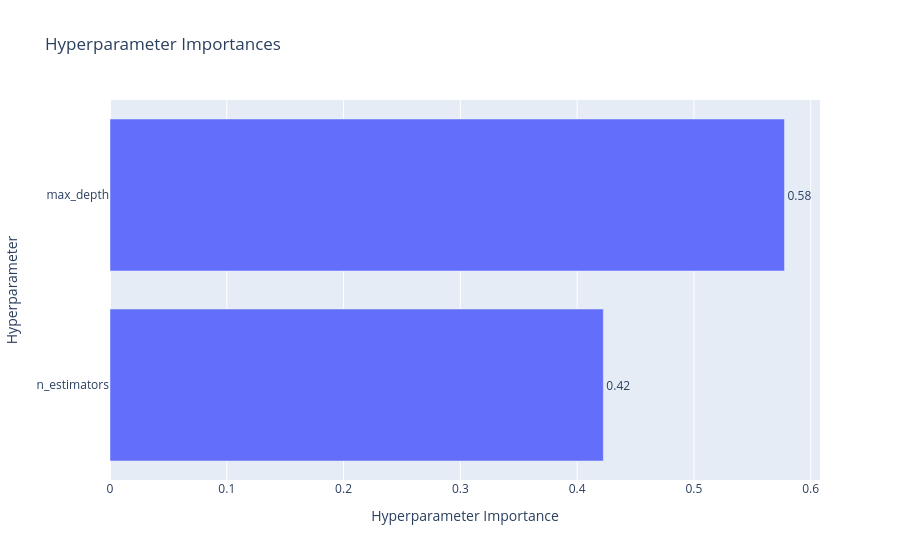

Notebook code cell kept with this figure:
### Code cell
# 5. Hyperparameter Importance
plot_param_importances(study).show()

### Figure 1 — Plotly figure (JSON) as saved in the notebook; plotly's stock layout.template omitted (floating-point values rounded to 4 significant figures)
{"data": [{"cliponaxis": false, "hovertemplate": ["n_estimators (IntDistribution): 0.4224396349425077<extra></extra>", "max_depth (IntDistribution): 0.5775603650574923<extra></extra>"], "name": "Objective Value", "orientation": "h", "text": ["0.42", "0.58"], "textposition": "outside", "type": "bar", "x": [0.4224, 0.5776], "y": ["n_estimators", "max_depth"]}], "layout": {"title": {"text": "Hyperparameter Importances"}, "xaxis": {"title": {"text": "Hyperparameter Importance"}}, "yaxis": {"title": {"text": "Hyperparameter"}}}}
